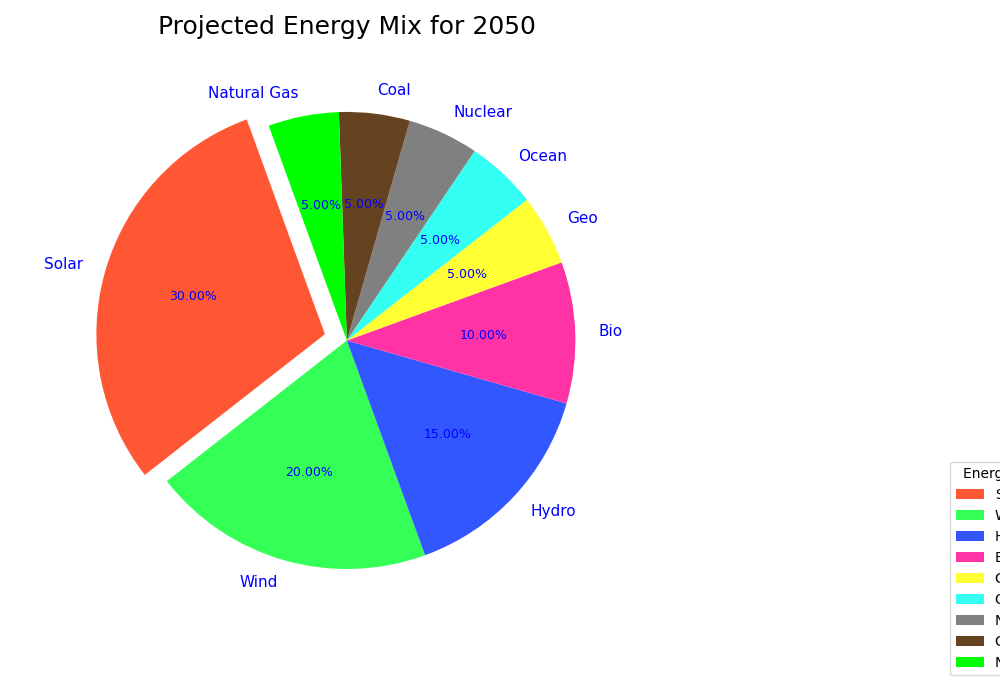

This figure's Python source:
import matplotlib.pyplot as plt

energy_sources = ['Solar', 'Wind', 'Hydro', 'Bio', 'Geo', 'Ocean', 'Nuclear', 'Coal', 'Natural Gas']
energy_share = [30, 20, 15, 10, 5, 5, 5, 5, 5]
colors = ['#FF5733', '#33FF57', '#3357FF', '#FF33A6', '#FFFF33', '#33FFF3', '#808080', '#654321', '#00FF00']
explode = (0.1, 0, 0, 0, 0, 0, 0, 0, 0)

fig, ax = plt.subplots(figsize=(10, 7))
wedges, texts, autotexts = ax.pie(
    energy_share, labels=energy_sources, autopct='%0.2f%%',
    startangle=110, colors=colors, explode=explode, shadow=False,
    textprops=dict(color='blue'), wedgeprops=dict(linestyle='--')
)

plt.setp(autotexts, size=9, weight='medium')
plt.setp(texts, size=11)

ax.set_title(
    "Projected Energy Mix for 2050", 
    fontsize=18, fontweight='normal', pad=15
)
ax.legend(
    wedges, energy_sources, title="Energy Sources", loc="upper right", 
    bbox_to_anchor=(0.8, 0.1, 1, 0.2)
)

ax.grid(True, linestyle=':', linewidth=0.5)
ax.spines['bottom'].set_linestyle('-.')  # Adding a border with different style

plt.tight_layout()
plt.show()
